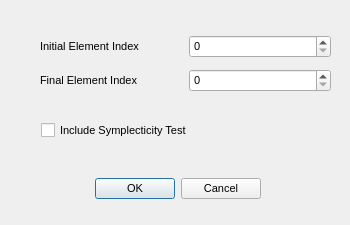
<?xml version="1.0" encoding="UTF-8"?>
<ui version="4.0">
 <class>MatrixDialog</class>
 <widget class="QDialog" name="MatrixDialog">
  <property name="enabled">
   <bool>true</bool>
  </property>
  <property name="geometry">
   <rect>
    <x>0</x>
    <y>0</y>
    <width>350</width>
    <height>225</height>
   </rect>
  </property>
  <property name="sizePolicy">
   <sizepolicy hsizetype="Fixed" vsizetype="Fixed">
    <horstretch>0</horstretch>
    <verstretch>0</verstretch>
   </sizepolicy>
  </property>
  <property name="minimumSize">
   <size>
    <width>350</width>
    <height>225</height>
   </size>
  </property>
  <property name="maximumSize">
   <size>
    <width>350</width>
    <height>225</height>
   </size>
  </property>
  <property name="baseSize">
   <size>
    <width>246</width>
    <height>165</height>
   </size>
  </property>
  <property name="font">
   <font>
    <pointsize>8</pointsize>
   </font>
  </property>
  <property name="windowTitle">
   <string>Matrix Dialog</string>
  </property>
  <widget class="QDialogButtonBox" name="buttonBox">
   <property name="geometry">
    <rect>
     <x>90</x>
     <y>173</y>
     <width>171</width>
     <height>32</height>
    </rect>
   </property>
   <property name="orientation">
    <enum>Qt::Horizontal</enum>
   </property>
   <property name="standardButtons">
    <set>QDialogButtonBox::Cancel|QDialogButtonBox::Ok</set>
   </property>
  </widget>
  <widget class="QWidget" name="layoutWidget">
   <property name="geometry">
    <rect>
     <x>40</x>
     <y>30</y>
     <width>291</width>
     <height>68</height>
    </rect>
   </property>
   <layout class="QGridLayout" name="gridLayout">
    <item row="0" column="0">
     <widget class="QLabel" name="label">
      <property name="text">
       <string>Initial Element Index </string>
      </property>
     </widget>
    </item>
    <item row="0" column="1">
     <widget class="QSpinBox" name="spinBoxFirst">
      <property name="maximum">
       <number>100000</number>
      </property>
     </widget>
    </item>
    <item row="1" column="0">
     <widget class="QLabel" name="label_2">
      <property name="text">
       <string>Final Element Index</string>
      </property>
     </widget>
    </item>
    <item row="1" column="1">
     <widget class="QSpinBox" name="spinBoxLast">
      <property name="maximum">
       <number>100000</number>
      </property>
     </widget>
    </item>
   </layout>
  </widget>
  <widget class="QCheckBox" name="checkBoxSymplecticity">
   <property name="geometry">
    <rect>
     <x>41</x>
     <y>120</y>
     <width>176</width>
     <height>20</height>
    </rect>
   </property>
   <property name="text">
    <string>Include Symplecticity Test </string>
   </property>
  </widget>
 </widget>
 <resources/>
 <connections>
  <connection>
   <sender>buttonBox</sender>
   <signal>accepted()</signal>
   <receiver>MatrixDialog</receiver>
   <slot>accept()</slot>
   <hints>
    <hint type="sourcelabel">
     <x>248</x>
     <y>254</y>
    </hint>
    <hint type="destinationlabel">
     <x>157</x>
     <y>274</y>
    </hint>
   </hints>
  </connection>
  <connection>
   <sender>buttonBox</sender>
   <signal>rejected()</signal>
   <receiver>MatrixDialog</receiver>
   <slot>reject()</slot>
   <hints>
    <hint type="sourcelabel">
     <x>316</x>
     <y>260</y>
    </hint>
    <hint type="destinationlabel">
     <x>286</x>
     <y>274</y>
    </hint>
   </hints>
  </connection>
  <connection>
   <sender>buttonBox</sender>
   <signal>accepted()</signal>
   <receiver>MatrixDialog</receiver>
   <slot>updateDialogData()</slot>
   <hints>
    <hint type="sourcelabel">
     <x>125</x>
     <y>135</y>
    </hint>
    <hint type="destinationlabel">
     <x>122</x>
     <y>82</y>
    </hint>
   </hints>
  </connection>
 </connections>
 <slots>
  <slot>updateDialogData()</slot>
  <slot>updateDialog()</slot>
 </slots>
</ui>
